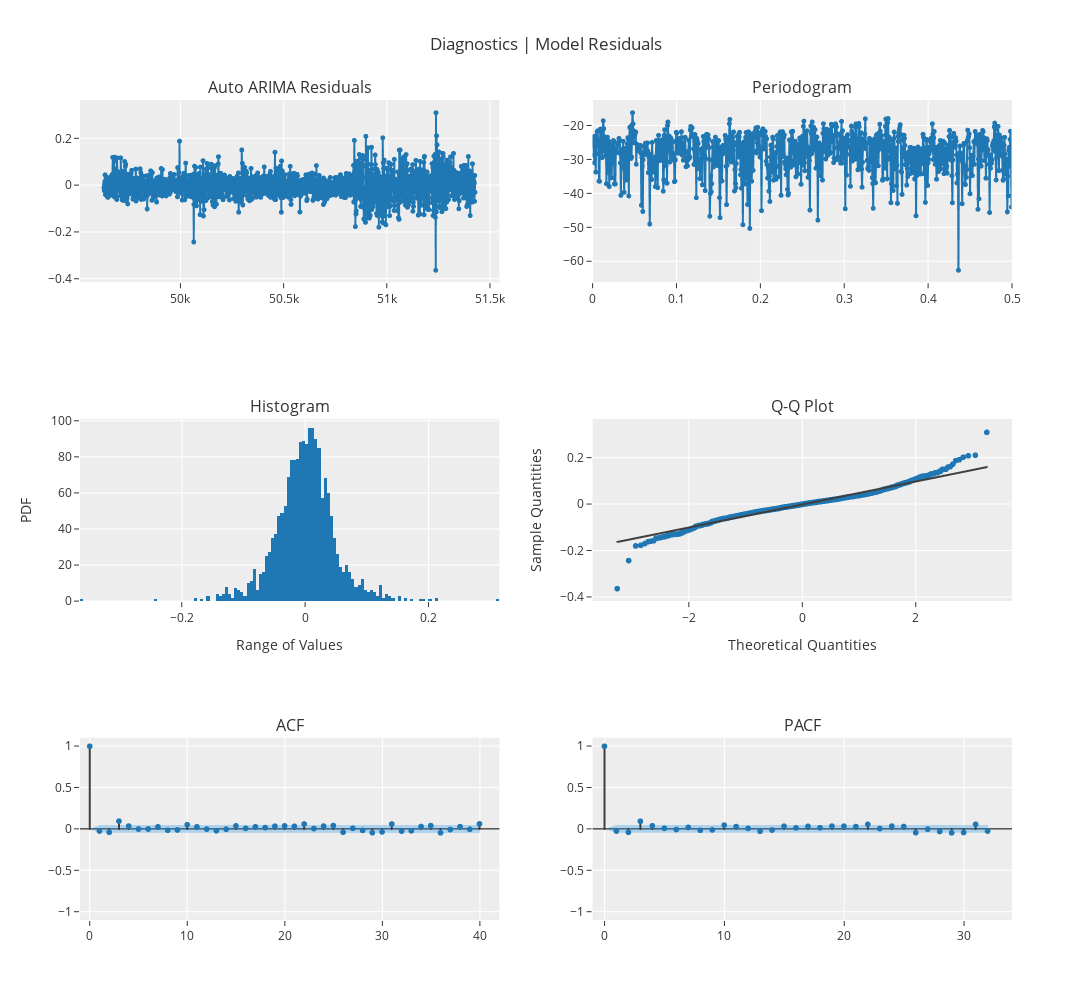

This figure's notebook cell:
### Code cell
exp.plot_model(model1, plot = 'diagnostics', fig_kwargs={"height": 1000, "width": 1800})

### Figure 1 — Plotly figure (JSON) as saved in the notebook; plotly's stock layout.template omitted (floating-point values rounded to 4 significant figures; data arrays with more than 128 entries replaced by an {"elided": "..."} marker saying what was removed)
{"data": [{"line": {"color": "rgb(31, 119, 180)", "width": 2}, "marker": {"color": "rgb(31, 119, 180)", "size": 5}, "mode": "lines+markers", "name": "Auto ARIMA", "showlegend": false, "type": "scattergl", "x": {"elided": "1800 int values"}, "xaxis": "x", "y": {"elided": "1800 float values"}, "yaxis": "y"}, {"hoverinfo": "text", "hovertext": {"elided": "900 str values"}, "line": {"color": "#1f77b4", "width": 2}, "marker": {"size": 5}, "mode": "lines+markers", "name": "Auto ARIMA", "showlegend": false, "type": "scattergl", "x": {"elided": "900 float values"}, "xaxis": "x2", "y": {"elided": "900 float values"}, "yaxis": "y2"}, {"alignmentgroup": "True", "bingroup": "x", "hovertemplate": "variable=Auto ARIMA<br>value=%{x}<br>count=%{y}<extra></extra>", "legendgroup": "Auto ARIMA", "marker": {"color": "#1f77b4", "pattern": {"shape": ""}}, "name": "Auto ARIMA", "offsetgroup": "Auto ARIMA", "orientation": "v", "showlegend": false, "type": "histogram", "x": {"elided": "1800 float values"}, "xaxis": "x3", "yaxis": "y3"}, {"marker": {"color": "#1f77b4"}, "mode": "markers", "name": "Auto ARIMA", "showlegend": false, "type": "scattergl", "x": {"elided": "1800 float values"}, "xaxis": "x4", "y": {"elided": "1800 float values"}, "yaxis": "y4"}, {"line": {"color": "#3f3f3f"}, "mode": "lines", "name": "Auto ARIMA", "showlegend": false, "type": "scattergl", "x": {"elided": "1800 float values"}, "xaxis": "x4", "y": {"elided": "1800 float values"}, "yaxis": "y4"}, {"line": {"color": "#3f3f3f"}, "mode": "lines", "name": "ACF", "showlegend": false, "type": "scattergl", "x": [0, 0], "xaxis": "x5", "y": [0, 1], "yaxis": "y5"}, {"line": {"color": "#3f3f3f"}, "mode": "lines", "name": "ACF", "showlegend": false, "type": "scattergl", "x": [1, 1], "xaxis": "x5", "y": [0, -0.02436], "yaxis": "y5"}, {"line": {"color": "#3f3f3f"}, "mode": "lines", "name": "ACF", "showlegend": false, "type": "scattergl", "x": [2, 2], "xaxis": "x5", "y": [0, -0.03941], "yaxis": "y5"}, {"line": {"color": "#3f3f3f"}, "mode": "lines", "name": "ACF", "showlegend": false, "type": "scattergl", "x": [3, 3], "xaxis": "x5", "y": [0, 0.09479], "yaxis": "y5"}, {"line": {"color": "#3f3f3f"}, "mode": "lines", "name": "ACF", "showlegend": false, "type": "scattergl", "x": [4, 4], "xaxis": "x5", "y": [0, 0.03503], "yaxis": "y5"}, {"line": {"color": "#3f3f3f"}, "mode": "lines", "name": "ACF", "showlegend": false, "type": "scattergl", "x": [5, 5], "xaxis": "x5", "y": [0, -0.0004904], "yaxis": "y5"}, {"line": {"color": "#3f3f3f"}, "mode": "lines", "name": "ACF", "showlegend": false, "type": "scattergl", "x": [6, 6], "xaxis": "x5", "y": [0, 2.87e-05], "yaxis": "y5"}, {"line": {"color": "#3f3f3f"}, "mode": "lines", "name": "ACF", "showlegend": false, "type": "scattergl", "x": [7, 7], "xaxis": "x5", "y": [0, 0.02574], "yaxis": "y5"}, {"line": {"color": "#3f3f3f"}, "mode": "lines", "name": "ACF", "showlegend": false, "type": "scattergl", "x": [8, 8], "xaxis": "x5", "y": [0, -0.01454], "yaxis": "y5"}, {"line": {"color": "#3f3f3f"}, "mode": "lines", "name": "ACF", "showlegend": false, "type": "scattergl", "x": [9, 9], "xaxis": "x5", "y": [0, -0.01187], "yaxis": "y5"}, {"line": {"color": "#3f3f3f"}, "mode": "lines", "name": "ACF", "showlegend": false, "type": "scattergl", "x": [10, 10], "xaxis": "x5", "y": [0, 0.05156], "yaxis": "y5"}, {"line": {"color": "#3f3f3f"}, "mode": "lines", "name": "ACF", "showlegend": false, "type": "scattergl", "x": [11, 11], "xaxis": "x5", "y": [0, 0.02588], "yaxis": "y5"}, {"line": {"color": "#3f3f3f"}, "mode": "lines", "name": "ACF", "showlegend": false, "type": "scattergl", "x": [12, 12], "xaxis": "x5", "y": [0, -0.001027], "yaxis": "y5"}, {"line": {"color": "#3f3f3f"}, "mode": "lines", "name": "ACF", "showlegend": false, "type": "scattergl", "x": [13, 13], "xaxis": "x5", "y": [0, -0.02083], "yaxis": "y5"}, {"line": {"color": "#3f3f3f"}, "mode": "lines", "name": "ACF", "showlegend": false, "type": "scattergl", "x": [14, 14], "xaxis": "x5", "y": [0, -0.002513], "yaxis": "y5"}, {"line": {"color": "#3f3f3f"}, "mode": "lines", "name": "ACF", "showlegend": false, "type": "scattergl", "x": [15, 15], "xaxis": "x5", "y": [0, 0.03765], "yaxis": "y5"}, {"line": {"color": "#3f3f3f"}, "mode": "lines", "name": "ACF", "showlegend": false, "type": "scattergl", "x": [16, 16], "xaxis": "x5", "y": [0, 0.007066], "yaxis": "y5"}, {"line": {"color": "#3f3f3f"}, "mode": "lines", "name": "ACF", "showlegend": false, "type": "scattergl", "x": [17, 17], "xaxis": "x5", "y": [0, 0.02632], "yaxis": "y5"}, {"line": {"color": "#3f3f3f"}, "mode": "lines", "name": "ACF", "showlegend": false, "type": "scattergl", "x": [18, 18], "xaxis": "x5", "y": [0, 0.01729], "yaxis": "y5"}, {"line": {"color": "#3f3f3f"}, "mode": "lines", "name": "ACF", "showlegend": false, "type": "scattergl", "x": [19, 19], "xaxis": "x5", "y": [0, 0.03355], "yaxis": "y5"}, {"line": {"color": "#3f3f3f"}, "mode": "lines", "name": "ACF", "showlegend": false, "type": "scattergl", "x": [20, 20], "xaxis": "x5", "y": [0, 0.03787], "yaxis": "y5"}, {"line": {"color": "#3f3f3f"}, "mode": "lines", "name": "ACF", "showlegend": false, "type": "scattergl", "x": [21, 21], "xaxis": "x5", "y": [0, 0.03214], "yaxis": "y5"}, {"line": {"color": "#3f3f3f"}, "mode": "lines", "name": "ACF", "showlegend": false, "type": "scattergl", "x": [22, 22], "xaxis": "x5", "y": [0, 0.06003], "yaxis": "y5"}, {"line": {"color": "#3f3f3f"}, "mode": "lines", "name": "ACF", "showlegend": false, "type": "scattergl", "x": [23, 23], "xaxis": "x5", "y": [0, 0.00548], "yaxis": "y5"}, {"line": {"color": "#3f3f3f"}, "mode": "lines", "name": "ACF", "showlegend": false, "type": "scattergl", "x": [24, 24], "xaxis": "x5", "y": [0, 0.03527], "yaxis": "y5"}, {"line": {"color": "#3f3f3f"}, "mode": "lines", "name": "ACF", "showlegend": false, "type": "scattergl", "x": [25, 25], "xaxis": "x5", "y": [0, 0.04152], "yaxis": "y5"}, {"line": {"color": "#3f3f3f"}, "mode": "lines", "name": "ACF", "showlegend": false, "type": "scattergl", "x": [26, 26], "xaxis": "x5", "y": [0, -0.03909], "yaxis": "y5"}, {"line": {"color": "#3f3f3f"}, "mode": "lines", "name": "ACF", "showlegend": false, "type": "scattergl", "x": [27, 27], "xaxis": "x5", "y": [0, 0.007905], "yaxis": "y5"}, {"line": {"color": "#3f3f3f"}, "mode": "lines", "name": "ACF", "showlegend": false, "type": "scattergl", "x": [28, 28], "xaxis": "x5", "y": [0, -0.01697], "yaxis": "y5"}, {"line": {"color": "#3f3f3f"}, "mode": "lines", "name": "ACF", "showlegend": false, "type": "scattergl", "x": [29, 29], "xaxis": "x5", "y": [0, -0.04503], "yaxis": "y5"}, {"line": {"color": "#3f3f3f"}, "mode": "lines", "name": "ACF", "showlegend": false, "type": "scattergl", "x": [30, 30], "xaxis": "x5", "y": [0, -0.03529], "yaxis": "y5"}, {"line": {"color": "#3f3f3f"}, "mode": "lines", "name": "ACF", "showlegend": false, "type": "scattergl", "x": [31, 31], "xaxis": "x5", "y": [0, 0.05958], "yaxis": "y5"}, {"line": {"color": "#3f3f3f"}, "mode": "lines", "name": "ACF", "showlegend": false, "type": "scattergl", "x": [32, 32], "xaxis": "x5", "y": [0, -0.02604], "yaxis": "y5"}, {"line": {"color": "#3f3f3f"}, "mode": "lines", "name": "ACF", "showlegend": false, "type": "scattergl", "x": [33, 33], "xaxis": "x5", "y": [0, -0.02228], "yaxis": "y5"}, {"line": {"color": "#3f3f3f"}, "mode": "lines", "name": "ACF", "showlegend": false, "type": "scattergl", "x": [34, 34], "xaxis": "x5", "y": [0, 0.02984], "yaxis": "y5"}, {"line": {"color": "#3f3f3f"}, "mode": "lines", "name": "ACF", "showlegend": false, "type": "scattergl", "x": [35, 35], "xaxis": "x5", "y": [0, 0.0408], "yaxis": "y5"}, {"line": {"color": "#3f3f3f"}, "mode": "lines", "name": "ACF", "showlegend": false, "type": "scattergl", "x": [36, 36], "xaxis": "x5", "y": [0, -0.0462], "yaxis": "y5"}, {"line": {"color": "#3f3f3f"}, "mode": "lines", "name": "ACF", "showlegend": false, "type": "scattergl", "x": [37, 37], "xaxis": "x5", "y": [0, -0.006334], "yaxis": "y5"}, {"line": {"color": "#3f3f3f"}, "mode": "lines", "name": "ACF", "showlegend": false, "type": "scattergl", "x": [38, 38], "xaxis": "x5", "y": [0, 0.02853], "yaxis": "y5"}, {"line": {"color": "#3f3f3f"}, "mode": "lines", "name": "ACF", "showlegend": false, "type": "scattergl", "x": [39, 39], "xaxis": "x5", "y": [0, -0.003464], "yaxis": "y5"}, {"line": {"color": "#3f3f3f"}, "mode": "lines", "name": "ACF", "showlegend": false, "type": "scattergl", "x": [40, 40], "xaxis": "x5", "y": [0, 0.06129], "yaxis": "y5"}, {"marker": {"color": "#1f77b4", "size": 6}, "mode": "markers", "name": "ACF", "showlegend": false, "type": "scattergl", "x": [0, 1, 2, 3, 4, 5, 6, 7, 8, 9, 10, 11, 12, 13, 14, 15, 16, 17, 18, 19, 20, 21, 22, 23, 24, 25, 26, 27, 28, 29, 30, 31, 32, 33, 34, 35, 36, 37, 38, 39, 40], "xaxis": "x5", "y": [1, -0.02436, -0.03941, 0.09479, 0.03503, -0.0004904, 2.87e-05, 0.02574, -0.01454, -0.01187, 0.05156, 0.02588, -0.001027, -0.02083, -0.002513, 0.03765, 0.007066, 0.02632, 0.01729, 0.03355, 0.03787, 0.03214, 0.06003, 0.00548, 0.03527, 0.04152, -0.03909, 0.007905, -0.01697, -0.04503, -0.03529, 0.05958, -0.02604, -0.02228, 0.02984, 0.0408, -0.0462, -0.006334, 0.02853, -0.003464, 0.06129], "yaxis": "y5"}, {"line": {"color": "rgba(255,255,255,0)"}, "mode": "lines", "name": "UC", "showlegend": false, "type": "scatter", "x": [0, 1, 2, 3, 4, 5, 6, 7, 8, 9, 10, 11, 12, 13, 14, 15, 16, 17, 18, 19, 20, 21, 22, 23, 24, 25, 26, 27, 28, 29, 30, 31, 32, 33, 34, 35, 36, 37, 38, 39, 40], "xaxis": "x5", "y": [0, 0.0462, 0.04622, 0.0463, 0.04671, 0.04676, 0.04676, 0.04676, 0.04679, 0.0468, 0.04681, 0.04693, 0.04696, 0.04696, 0.04698, 0.04698, 0.04705, 0.04705, 0.04708, 0.04709, 0.04714, 0.04721, 0.04726, 0.04742, 0.04742, 0.04748, 0.04755, 0.04762, 0.04762, 0.04764, 0.04773, 0.04778, 0.04794, 0.04797, 0.04799, 0.04803, 0.04811, 0.0482, 0.0482, 0.04824, 0.04824], "yaxis": "y5"}, {"fill": "tonexty", "fillcolor": "rgba(32, 146, 230,0.3)", "line": {"color": "rgba(255,255,255,0)"}, "mode": "lines", "name": "LC", "showlegend": false, "type": "scatter", "x": [0, 1, 2, 3, 4, 5, 6, 7, 8, 9, 10, 11, 12, 13, 14, 15, 16, 17, 18, 19, 20, 21, 22, 23, 24, 25, 26, 27, 28, 29, 30, 31, 32, 33, 34, 35, 36, 37, 38, 39, 40], "xaxis": "x5", "y": [0, -0.0462, -0.04622, -0.0463, -0.04671, -0.04676, -0.04676, -0.04676, -0.04679, -0.0468, -0.04681, -0.04693, -0.04696, -0.04696, -0.04698, -0.04698, -0.04705, -0.04705, -0.04708, -0.04709, -0.04714, -0.04721, -0.04726, -0.04742, -0.04742, -0.04748, -0.04755, -0.04762, -0.04762, -0.04764, -0.04773, -0.04778, -0.04794, -0.04797, -0.04799, -0.04803, -0.04811, -0.0482, -0.0482, -0.04824, -0.04824], "yaxis": "y5"}, {"line": {"color": "#3f3f3f"}, "mode": "lines", "name": "PACF", "showlegend": false, "type": "scattergl", "x": [0, 0], "xaxis": "x6", "y": [0, 1], "yaxis": "y6"}, {"line": {"color": "#3f3f3f"}, "mode": "lines", "name": "PACF", "showlegend": false, "type": "scattergl", "x": [1, 1], "xaxis": "x6", "y": [0, -0.02438], "yaxis": "y6"}, {"line": {"color": "#3f3f3f"}, "mode": "lines", "name": "PACF", "showlegend": false, "type": "scattergl", "x": [2, 2], "xaxis": "x6", "y": [0, -0.04008], "yaxis": "y6"}, {"line": {"color": "#3f3f3f"}, "mode": "lines", "name": "PACF", "showlegend": false, "type": "scattergl", "x": [3, 3], "xaxis": "x6", "y": [0, 0.09318], "yaxis": "y6"}, {"line": {"color": "#3f3f3f"}, "mode": "lines", "name": "PACF", "showlegend": false, "type": "scattergl", "x": [4, 4], "xaxis": "x6", "y": [0, 0.03837], "yaxis": "y6"}, {"line": {"color": "#3f3f3f"}, "mode": "lines", "name": "PACF", "showlegend": false, "type": "scattergl", "x": [5, 5], "xaxis": "x6", "y": [0, 0.008587], "yaxis": "y6"}, {"line": {"color": "#3f3f3f"}, "mode": "lines", "name": "PACF", "showlegend": false, "type": "scattergl", "x": [6, 6], "xaxis": "x6", "y": [0, -0.00598], "yaxis": "y6"}, {"line": {"color": "#3f3f3f"}, "mode": "lines", "name": "PACF", "showlegend": false, "type": "scattergl", "x": [7, 7], "xaxis": "x6", "y": [0, 0.01928], "yaxis": "y6"}, {"line": {"color": "#3f3f3f"}, "mode": "lines", "name": "PACF", "showlegend": false, "type": "scattergl", "x": [8, 8], "xaxis": "x6", "y": [0, -0.016], "yaxis": "y6"}, {"line": {"color": "#3f3f3f"}, "mode": "lines", "name": "PACF", "showlegend": false, "type": "scattergl", "x": [9, 9], "xaxis": "x6", "y": [0, -0.01091], "yaxis": "y6"}, {"line": {"color": "#3f3f3f"}, "mode": "lines", "name": "PACF", "showlegend": false, "type": "scattergl", "x": [10, 10], "xaxis": "x6", "y": [0, 0.04671], "yaxis": "y6"}, {"line": {"color": "#3f3f3f"}, "mode": "lines", "name": "PACF", "showlegend": false, "type": "scattergl", "x": [11, 11], "xaxis": "x6", "y": [0, 0.02938], "yaxis": "y6"}, {"line": {"color": "#3f3f3f"}, "mode": "lines", "name": "PACF", "showlegend": false, "type": "scattergl", "x": [12, 12], "xaxis": "x6", "y": [0, 0.007024], "yaxis": "y6"}, {"line": {"color": "#3f3f3f"}, "mode": "lines", "name": "PACF", "showlegend": false, "type": "scattergl", "x": [13, 13], "xaxis": "x6", "y": [0, -0.02747], "yaxis": "y6"}, {"line": {"color": "#3f3f3f"}, "mode": "lines", "name": "PACF", "showlegend": false, "type": "scattergl", "x": [14, 14], "xaxis": "x6", "y": [0, -0.01294], "yaxis": "y6"}, {"line": {"color": "#3f3f3f"}, "mode": "lines", "name": "PACF", "showlegend": false, "type": "scattergl", "x": [15, 15], "xaxis": "x6", "y": [0, 0.0339], "yaxis": "y6"}, {"line": {"color": "#3f3f3f"}, "mode": "lines", "name": "PACF", "showlegend": false, "type": "scattergl", "x": [16, 16], "xaxis": "x6", "y": [0, 0.01334], "yaxis": "y6"}, {"line": {"color": "#3f3f3f"}, "mode": "lines", "name": "PACF", "showlegend": false, "type": "scattergl", "x": [17, 17], "xaxis": "x6", "y": [0, 0.03126], "yaxis": "y6"}, {"line": {"color": "#3f3f3f"}, "mode": "lines", "name": "PACF", "showlegend": false, "type": "scattergl", "x": [18, 18], "xaxis": "x6", "y": [0, 0.01426], "yaxis": "y6"}, {"line": {"color": "#3f3f3f"}, "mode": "lines", "name": "PACF", "showlegend": false, "type": "scattergl", "x": [19, 19], "xaxis": "x6", "y": [0, 0.03458], "yaxis": "y6"}, {"line": {"color": "#3f3f3f"}, "mode": "lines", "name": "PACF", "showlegend": false, "type": "scattergl", "x": [20, 20], "xaxis": "x6", "y": [0, 0.03435], "yaxis": "y6"}, {"line": {"color": "#3f3f3f"}, "mode": "lines", "name": "PACF", "showlegend": false, "type": "scattergl", "x": [21, 21], "xaxis": "x6", "y": [0, 0.02959], "yaxis": "y6"}, {"line": {"color": "#3f3f3f"}, "mode": "lines", "name": "PACF", "showlegend": false, "type": "scattergl", "x": [22, 22], "xaxis": "x6", "y": [0, 0.05574], "yaxis": "y6"}, {"line": {"color": "#3f3f3f"}, "mode": "lines", "name": "PACF", "showlegend": false, "type": "scattergl", "x": [23, 23], "xaxis": "x6", "y": [0, 0.005391], "yaxis": "y6"}, {"line": {"color": "#3f3f3f"}, "mode": "lines", "name": "PACF", "showlegend": false, "type": "scattergl", "x": [24, 24], "xaxis": "x6", "y": [0, 0.03515], "yaxis": "y6"}, {"line": {"color": "#3f3f3f"}, "mode": "lines", "name": "PACF", "showlegend": false, "type": "scattergl", "x": [25, 25], "xaxis": "x6", "y": [0, 0.03011], "yaxis": "y6"}, {"line": {"color": "#3f3f3f"}, "mode": "lines", "name": "PACF", "showlegend": false, "type": "scattergl", "x": [26, 26], "xaxis": "x6", "y": [0, -0.0441], "yaxis": "y6"}, {"line": {"color": "#3f3f3f"}, "mode": "lines", "name": "PACF", "showlegend": false, "type": "scattergl", "x": [27, 27], "xaxis": "x6", "y": [0, -0.002193], "yaxis": "y6"}, {"line": {"color": "#3f3f3f"}, "mode": "lines", "name": "PACF", "showlegend": false, "type": "scattergl", "x": [28, 28], "xaxis": "x6", "y": [0, -0.03001], "yaxis": "y6"}, {"line": {"color": "#3f3f3f"}, "mode": "lines", "name": "PACF", "showlegend": false, "type": "scattergl", "x": [29, 29], "xaxis": "x6", "y": [0, -0.04648], "yaxis": "y6"}, {"line": {"color": "#3f3f3f"}, "mode": "lines", "name": "PACF", "showlegend": false, "type": "scattergl", "x": [30, 30], "xaxis": "x6", "y": [0, -0.0426], "yaxis": "y6"}, {"line": {"color": "#3f3f3f"}, "mode": "lines", "name": "PACF", "showlegend": false, "type": "scattergl", "x": [31, 31], "xaxis": "x6", "y": [0, 0.0564], "yaxis": "y6"}, {"line": {"color": "#3f3f3f"}, "mode": "lines", "name": "PACF", "showlegend": false, "type": "scattergl", "x": [32, 32], "xaxis": "x6", "y": [0, -0.02476], "yaxis": "y6"}, {"marker": {"color": "#1f77b4", "size": 6}, "mode": "markers", "name": "PACF", "showlegend": false, "type": "scattergl", "x": [0, 1, 2, 3, 4, 5, 6, 7, 8, 9, 10, 11, 12, 13, 14, 15, 16, 17, 18, 19, 20, 21, 22, 23, 24, 25, 26, 27, 28, 29, 30, 31, 32], "xaxis": "x6", "y": [1, -0.02438, -0.04008, 0.09318, 0.03837, 0.008587, -0.00598, 0.01928, -0.016, -0.01091, 0.04671, 0.02938, 0.007024, -0.02747, -0.01294, 0.0339, 0.01334, 0.03126, 0.01426, 0.03458, 0.03435, 0.02959, 0.05574, 0.005391, 0.03515, 0.03011, -0.0441, -0.002193, -0.03001, -0.04648, -0.0426, 0.0564, -0.02476], "yaxis": "y6"}, {"line": {"color": "rgba(255,255,255,0)"}, "mode": "lines", "name": "UC", "showlegend": false, "type": "scatter", "x": [0, 1, 2, 3, 4, 5, 6, 7, 8, 9, 10, 11, 12, 13, 14, 15, 16, 17, 18, 19, 20, 21, 22, 23, 24, 25, 26, 27, 28, 29, 30, 31, 32], "xaxis": "x6", "y": [0, 0.0462, 0.0462, 0.0462, 0.0462, 0.0462, 0.0462, 0.0462, 0.0462, 0.0462, 0.0462, 0.0462, 0.0462, 0.0462, 0.0462, 0.0462, 0.0462, 0.0462, 0.0462, 0.0462, 0.0462, 0.0462, 0.0462, 0.0462, 0.0462, 0.0462, 0.0462, 0.0462, 0.0462, 0.0462, 0.0462, 0.0462, 0.0462], "yaxis": "y6"}, {"fill": "tonexty", "fillcolor": "rgba(32, 146, 230,0.3)", "line": {"color": "rgba(255,255,255,0)"}, "mode": "lines", "name": "LC", "showlegend": false, "type": "scatter", "x": [0, 1, 2, 3, 4, 5, 6, 7, 8, 9, 10, 11, 12, 13, 14, 15, 16, 17, 18, 19, 20, 21, 22, 23, 24, 25, 26, 27, 28, 29, 30, 31, 32], "xaxis": "x6", "y": [0, -0.0462, -0.0462, -0.0462, -0.0462, -0.0462, -0.0462, -0.0462, -0.0462, -0.0462, -0.0462, -0.0462, -0.0462, -0.0462, -0.0462, -0.0462, -0.0462, -0.0462, -0.0462, -0.0462, -0.0462, -0.0462, -0.0462, -0.0462, -0.0462, -0.0462, -0.0462, -0.0462, -0.0462, -0.0462, -0.0462, -0.0462, -0.0462], "yaxis": "y6"}], "layout": {"annotations": [{"font": {"size": 16}, "showarrow": false, "text": "Auto ARIMA Residuals", "x": 0.225, "xanchor": "center", "xref": "paper", "y": 1, "yanchor": "bottom", "yref": "paper"}, {"font": {"size": 16}, "showarrow": false, "text": "Periodogram", "x": 0.775, "xanchor": "center", "xref": "paper", "y": 1, "yanchor": "bottom", "yref": "paper"}, {"font": {"size": 16}, "showarrow": false, "text": "Histogram", "x": 0.225, "xanchor": "center", "xref": "paper", "y": 0.6111, "yanchor": "bottom", "yref": "paper"}, {"font": {"size": 16}, "showarrow": false, "text": "Q-Q Plot", "x": 0.775, "xanchor": "center", "xref": "paper", "y": 0.6111, "yanchor": "bottom", "yref": "paper"}, {"font": {"size": 16}, "showarrow": false, "text": "ACF", "x": 0.225, "xanchor": "center", "xref": "paper", "y": 0.2222, "yanchor": "bottom", "yref": "paper"}, {"font": {"size": 16}, "showarrow": false, "text": "PACF", "x": 0.775, "xanchor": "center", "xref": "paper", "y": 0.2222, "yanchor": "bottom", "yref": "paper"}], "autosize": false, "height": 1000, "showlegend": false, "title": {"text": "Diagnostics | Model Residuals"}, "width": 1800, "xaxis": {"anchor": "y", "domain": [0, 0.45]}, "xaxis2": {"anchor": "y2", "domain": [0.55, 1], "range": [0, 0.5]}, "xaxis3": {"anchor": "y3", "domain": [0, 0.45], "title": {"text": "Range of Values"}}, "xaxis4": {"anchor": "y4", "domain": [0.55, 1], "title": {"text": "Theoretical Quantities"}}, "xaxis5": {"anchor": "y5", "domain": [0, 0.45], "range": [-1, 42]}, "xaxis6": {"anchor": "y6", "domain": [0.55, 1], "range": [-1, 34]}, "yaxis": {"anchor": "x", "domain": [0.7778, 1]}, "yaxis2": {"anchor": "x2", "domain": [0.7778, 1]}, "yaxis3": {"anchor": "x3", "domain": [0.3889, 0.6111], "title": {"text": "PDF"}}, "yaxis4": {"anchor": "x4", "domain": [0.3889, 0.6111], "title": {"text": "Sample Quantities"}}, "yaxis5": {"anchor": "x5", "domain": [0, 0.2222], "range": [-1.1, 1.1], "zerolinecolor": "#000000"}, "yaxis6": {"anchor": "x6", "domain": [0, 0.2222], "range": [-1.1, 1.1], "zerolinecolor": "#000000"}}}
